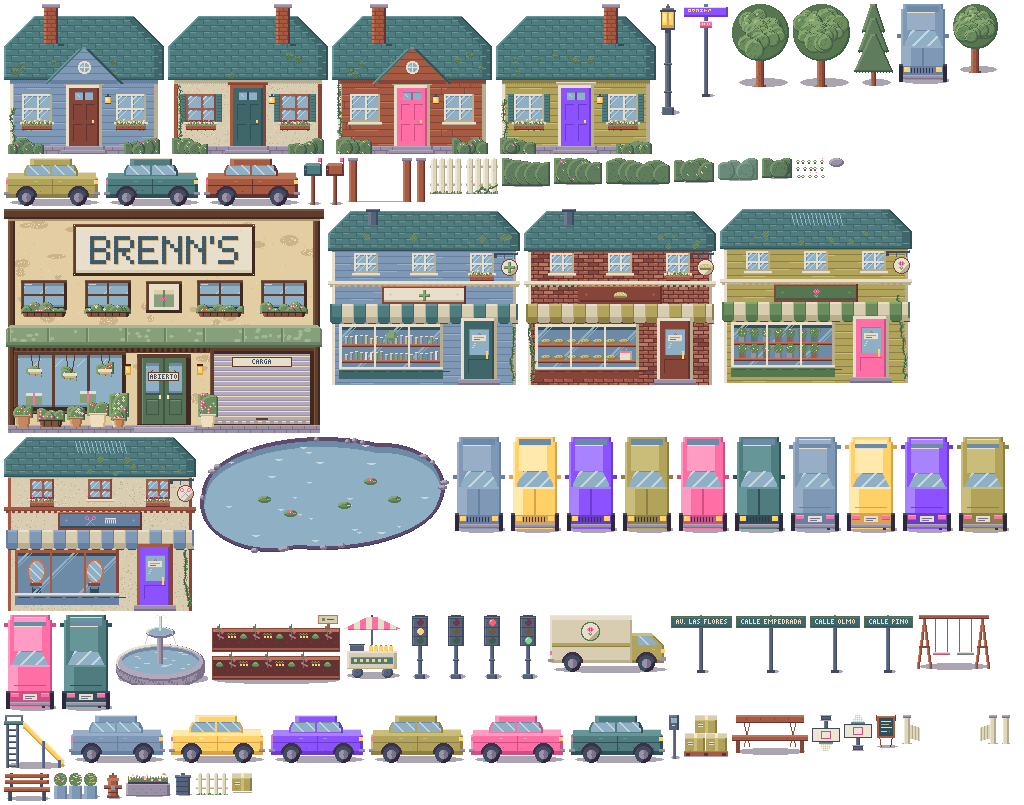
#> input picture Respaldos/_respaldo_salon_20261020/props_atlas.png, 1024 x 805 px, found by its file name
$ python generar_intro.py
#> lines starting #> are read from the running program, lines starting #| are printed output that depends on the picture
"""Arte de la intro y del menú principal de Delivery Brenn's.

Escribe en Assets/Sprits/Intro:
  - vineta_1..5.png: ilustraciones de 480x270 (en el juego se ven a x4, 1920x1080), armadas con los
    sprites del proyecto (fachada de Brenn's, casas y props del atlas residencial, clientas,
    repartidor y scooter) más algunos detalles pintados aquí (cielo, nubes, globos de pedido, caja
    rosa, teclas, monedas) con la paleta: rosa #FF6FA5, morado #8C52FF, dorado #FFD166, crema
    #FFF1D0 y el contorno #2A1F40.
  - menu_fondo.png: 480x270, cielo rosa pastel con nubes, arbustos con flores a los lados (Brenn's
    es una florería) y una franja de encaje abajo.
y en Assets/Sprits/UI:
  - boton_pastel_normal/presionado.png y boton_pastel_dorado_normal/presionado.png: pastillas de
    24x18 tipo "piedra" (crema o dorada, contorno morado), mismo tamaño que boton_pill_normal para que
    usen el mismo 9-slice.
Los .meta (Point, sin compresión, 9-slice) los pone ConstruirIntro / ConstruirMenuPrincipal en Unity.
Deja también intro_vista_previa.png (todo junto) aquí al lado.

Uso: python generar_intro.py
"""
import json
import math
import os
import random

from PIL import Image, ImageDraw, ImageFont

AQUI = os.path.dirname(os.path.abspath(__file__))
PROYECTO = os.environ.get('PROYECTO_UNITY', r'C:\Users\kangu\DeliveryBrenns')
SPRITS = os.path.join(PROYECTO, 'Assets', 'Sprits')
DESTINO = os.path.join(SPRITS, 'Intro')
DESTINO_UI = os.path.join(SPRITS, 'UI')
ATLAS = os.path.join(AQUI, '..', 'unity', 'residencial', 'props_atlas.png')
ATLAS_JSON = os.path.join(AQUI, '..', 'unity', 'residencial', 'props_atlas.json')
FUENTE = os.path.join(PROYECTO, 'Assets', 'Fonts', 'static', 'PixelifySans-SemiBold.ttf')

W, H = 480, 270
VISIBLE = 215         # el panel del texto tapa de y = 215 para abajo: lo importante va arriba

# ---- paleta ----
OSCURO = (0x2A, 0x1F, 0x40)
ROSA = (0xFF, 0x6F, 0xA5)
ROSA_OSC = (0xC2, 0x41, 0x7A)
VINO = (0xB0, 0x3A, 0x74)
ROSA_CLARO = (0xFF, 0xB3, 0xD1)
ROSA_PASTEL = (0xFF, 0xD6, 0xE6)
MORADO = (0x8C, 0x52, 0xFF)
MORADO_OSC = (0x5B, 0x34, 0xB0)
LAVANDA = (0xC9, 0xB2, 0xFF)
DORADO = (0xFF, 0xD1, 0x66)
DORADO_OSC = (0xE0, 0x9A, 0x3A)
CREMA = (0xFF, 0xF1, 0xD0)
CREMA_OSC = (0xEE, 0xDA, 0xB0)
BLANCO = (0xFF, 0xFF, 0xFF)
VERDE = (0x6E, 0xA8, 0x6A)
VERDE_OSC = (0x3F, 0x6E, 0x4A)
GRIS = (0xA8, 0x9F, 0xB8)
GRIS_OSC = (0x7E, 0x74, 0x94)
ASFALTO = (0x5A, 0x4E, 0x6E)


def rgba(c, a=255):
    return c + (a,)


# ============================================================ sprites del proyecto
_atlas = Image.open(ATLAS).convert('RGBA')
#> _atlas is the input picture: PIL image 1024x805 RGBA; mean R, G, B, A 75.8, 75.4, 73.5, 137.1
_props = {s.get('nombre', s.get('name')): s for s in json.load(open(ATLAS_JSON, encoding='utf-8'))['sprites']}
#> (reads Respaldos/_respaldo_lotes_20261020/pixel_town/props_atlas.json from the repository)


def prop(nombre):
    s = _props[nombre]
    return _atlas.crop((s['x'], s['y'], s['x'] + s['w'], s['y'] + s['h']))


def celda(ruta, x, y, w, h):
    return Image.open(os.path.join(SPRITS, ruta)).convert('RGBA').crop((x, y, x + w, y + h))


# [4 lines left out: function repartidor, not called in this run]


def clienta(n, col=0):
    return celda(rf'Personajes\Clientas\clienta_{n}.png', col * 56, 0, 56, 80)


def scooter_lado():
    return celda(r'Motos\scooter_naranja\scooter_naranja.png', 0, 160, 72, 80)


def icono_moto(nombre):
    return Image.open(os.path.join(SPRITS, 'Motos', nombre, nombre + '_icono.png')).convert('RGBA')


def ui(nombre):
    return Image.open(os.path.join(SPRITS, 'UI', nombre + '.png')).convert('RGBA')


def pegar(lienzo, img, x, y_pie, escala=1, centro=True):
    """Pega con el pie (borde de abajo) en y_pie; x es el centro si centro=True."""
    if escala != 1:
        img = img.resize((img.width * escala, img.height * escala), Image.NEAREST)
    x0 = int(x - img.width // 2) if centro else int(x)
    lienzo.alpha_composite(img, (x0, int(y_pie - img.height)))
    return img


def recortar_alfa(img):
    return img.crop(img.getbbox())


def sombra_pies(d, cx, y, ancho):
    d.ellipse((cx - ancho // 2, y - 2, cx + ancho // 2, y + 2), fill=rgba(OSCURO, 70))


# ============================================================ pintura
def degradado(lienzo, y0, y1, colores):
    """Franjas horizontales con un borde tramado (2 filas en damero), a lo pixel art."""
    d = ImageDraw.Draw(lienzo)
    n = len(colores)
    alto = (y1 - y0) / n
    for i, c in enumerate(colores):
        a, b = int(y0 + i * alto), int(y0 + (i + 1) * alto)
        d.rectangle((0, a, W, b), fill=rgba(c))
        if i + 1 < n:
            for yy in (b - 1, b):
                for xx in range(0, W, 2):
                    d.point((xx + (yy % 2), yy), fill=rgba(colores[i + 1]))


def nube(d, cx, cy, ancho, luz=BLANCO, base=CREMA, sombra=ROSA_PASTEL):
    """Nube de bultos con la panza plana; d es el ImageDraw del lienzo (se compone encima)."""
    lienzo = d._image
    capa = Image.new('RGBA', lienzo.size, (0, 0, 0, 0))
    _nube(ImageDraw.Draw(capa), cx, cy, ancho, luz, base, sombra)
    lienzo.alpha_composite(capa)


def _nube(d, cx, cy, ancho, luz, base, sombra):
    r = ancho // 5
    bultos = [(-2 * r, 0, r), (-r, -r // 2, int(r * 1.2)), (0, -r, int(r * 1.5)), (r, -r // 3, int(r * 1.2)), (2 * r, 0, r)]
    for dx, dy, rr in bultos:
        d.ellipse((cx + dx - rr, cy + dy - rr + 2, cx + dx + rr, cy + dy + rr + 2), fill=rgba(sombra))
    for dx, dy, rr in bultos:
        d.ellipse((cx + dx - rr, cy + dy - rr, cx + dx + rr, cy + dy + rr), fill=rgba(base))
    d.ellipse((cx - r * 2, cy - r - r // 2, cx, cy - r // 3), fill=rgba(luz))
    d.rectangle((cx - 3 * r, cy + 1, cx + 3 * r, cy + r + 3), fill=(0, 0, 0, 0))


# [126 lines left out: functions flor, arbusto_flores, encaje, globo_pedido, icono_regalo, icono_ramo and 5 more, not called in this run]


def suelo_calle(lienzo, y_banqueta, y_calle):
    d = ImageDraw.Draw(lienzo)
    d.rectangle((0, y_banqueta, W, y_calle), fill=rgba(GRIS))
    d.line([(0, y_banqueta), (W, y_banqueta)], fill=rgba(BLANCO))
    for x in range(0, W, 24):
        d.line([(x, y_banqueta + 1), (x, y_calle)], fill=rgba(GRIS_OSC))
    d.rectangle((0, y_calle, W, H), fill=rgba(ASFALTO))
    d.line([(0, y_calle), (W, y_calle)], fill=rgba(GRIS_OSC))
    for x in range(8, W, 40):
        d.rectangle((x, y_calle + 14, x + 18, y_calle + 15), fill=rgba(DORADO))


# ============================================================ viñetas
def vineta_1():
    """Brenn's al amanecer."""
    im = Image.new('RGBA', (W, H))
    degradado(im, 0, 200, [MORADO_OSC, MORADO, LAVANDA, ROSA_CLARO, ROSA_PASTEL, (0xFF, 0xE2, 0xB8), DORADO])
    d = ImageDraw.Draw(im)
    d.ellipse((370, 120, 450, 200), fill=rgba(DORADO))             # sol saliendo detrás de la tienda
    d.ellipse((380, 130, 440, 190), fill=rgba((0xFF, 0xE8, 0x9A)))
    nube(d, 70, 50, 70, BLANCO, ROSA_PASTEL, ROSA_CLARO)
    nube(d, 300, 32, 54, BLANCO, ROSA_PASTEL, ROSA_CLARO)
    nube(d, 430, 70, 46, BLANCO, ROSA_PASTEL, ROSA_CLARO)
    for x, y in ((20, 14), (160, 22), (240, 10), (350, 18), (460, 30)):
        d.point((x, y), fill=rgba(CREMA))
    suelo_calle(im, 210, 236)
    pegar(im, prop('arbol_grande'), 34, 212)
    pegar(im, prop('arbol_grande_b'), 448, 212)
    pegar(im, prop('empresa_brenns'), 240, 218)
    pegar(im, prop('cubetas_flores'), 62, 216)
    pegar(im, prop('jardinera_flores'), 420, 216)
    pegar(im, prop('farol'), 90, 216)
    return im


def vineta_2():
    """Calle residencial con globos de pedido sobre las casas."""
    im = Image.new('RGBA', (W, H))
    degradado(im, 0, 190, [LAVANDA, (0xD9, 0xC8, 0xFF), ROSA_PASTEL, (0xFF, 0xE6, 0xF0)])
    d = ImageDraw.Draw(im)
    nube(d, 90, 30, 60)
    nube(d, 380, 22, 70)
    pegar(im, prop('arbol_mediano'), 10, 195)
    pegar(im, prop('arbol_mediano'), 470, 195)
    suelo_calle(im, 193, 218)
    casas = ['casa_azul', 'casa_crema', 'casa_madera']
    puertas = [(80, 'regalo'), (240, 'ramo'), (400, 'regalo')]
    for i, nombre in enumerate(casas):
        pegar(im, prop(nombre), 80 + i * 160, 196)
    # clientas esperando en la banqueta, frente a cada puerta
    for i, (x, _) in enumerate(puertas):
        sombra_pies(d, x + 18, 210, 16)
        pegar(im, clienta((1, 4, 6)[i]), x + 18, 211)
    pegar(im, prop('buzon_teal'), 140, 204)
    pegar(im, prop('buzon_terracota'), 300, 204)
    # globos de pedido sobre los techos
    for i, (x, tipo) in enumerate(puertas):
        globo_pedido(im, x + (0, 6, -4)[i], 40 + (0, -6, 4)[i], icono_regalo() if tipo == 'regalo' else icono_ramo())
    return im


# [132 lines left out: functions vineta_3, vineta_4, vineta_5, menu_fondo, boton, not called in this run]


def main():
    os.makedirs(DESTINO, exist_ok=True)
    vinetas = [vineta_1(), vineta_2(), vineta_3(), vineta_4(), vineta_5()]
#> in vineta_1, `im = Image.new('RGBA', (W, H))`: im: PIL image 480x270 RGBA; every value is 0
#> in nube, `_nube(ImageDraw.Draw(capa), cx, cy, ancho, luz, base, sombra)`:
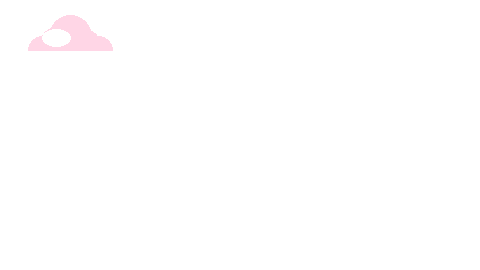
#> capa: PIL image 480x270 RGBA; mean R, G, B, A 3.8, 3.3, 3.5, 3.8; transparent parts drawn white
#> in pegar, `x0 = int(x - img.width // 2) if centro else int(x)`: x0 = 6
#> call 3 of prop, with nombre = 'empresa_brenns'
#> in prop (call 3), `return _atlas.crop((s['x'], s['y'], s['x'] + s['w'], s['y'] + s['h']))`:
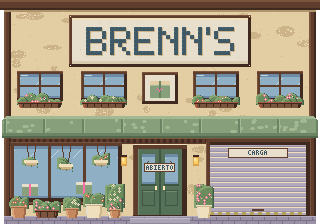
#> returned value: PIL image 320x224 RGBA; mean R, G, B, A 155.2, 148.8, 130.8, 249.2; transparent parts drawn white
#> call 3 of pegar, with x = 240, y_pie = 218, escala = 1, centro = True
#> in pegar (call 3), `x0 = int(x - img.width // 2) if centro else int(x)`: x0 = 80
#> in pegar (call 3), `lienzo.alpha_composite(img, (x0, int(y_pie - img.height)))`:
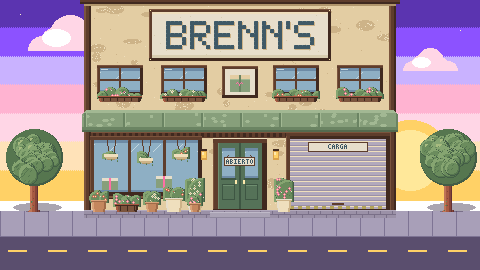
#> lienzo: PIL image 480x270 RGBA; mean R, G, B, A 159.3, 145.1, 148.1, 252.7; transparent parts drawn white
#> in prop (call 4), `return _atlas.crop((s['x'], s['y'], s['x'] + s['w'], s['y'] + s['h']))`: returned value: PIL image 46x26 RGBA; every value is 0
#> in prop (call 5), `return _atlas.crop((s['x'], s['y'], s['x'] + s['w'], s['y'] + s['h']))`: returned value: PIL image 45x24 RGBA; every value is 0
#> in prop (call 6), `return _atlas.crop((s['x'], s['y'], s['x'] + s['w'], s['y'] + s['h']))`:
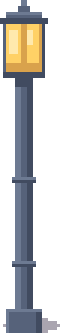
#> returned value: PIL image 20x111 RGBA (shown 3 times larger); mean R, G, B, A 47.7, 47.3, 46.8, 102.8; transparent parts drawn white
#> in prop (call 7), `return _atlas.crop((s['x'], s['y'], s['x'] + s['w'], s['y'] + s['h']))`:
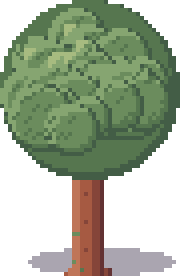
#> returned value: PIL image 45x69 RGBA (shown 4 times larger); mean R, G, B, A 64.4, 75.3, 54, 152.6; transparent parts drawn white
#> in vineta_2, `suelo_calle(im, 193, 218)`:
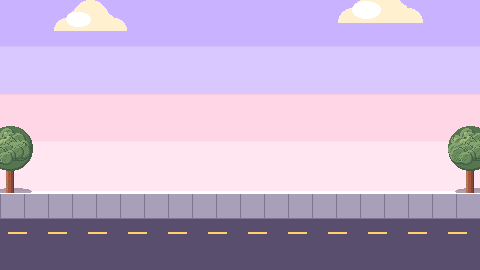
#> im: PIL image 480x270 RGBA; mean R, G, B, A 196.2, 175.6, 207.7, 253.2; transparent parts drawn white
#> the loop in vineta_2, `for i, nombre in enumerate(casas):` made 3 passes
#> x0 in pegar on passes 1 to 3: 0, 160, 320
#> after the loop in vineta_2, `for i, nombre in enumerate(casas):`:
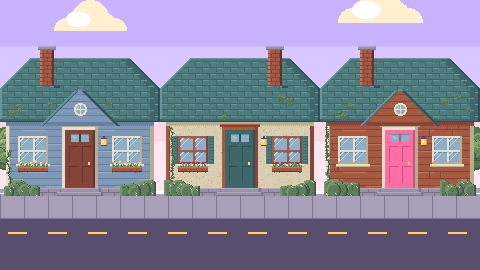
#> im: PIL image 480x270 RGBA; mean R, G, B, A 142.5, 137.4, 158.4, 254.9; transparent parts drawn white
    for i, v in enumerate(vinetas, 1):
        v.convert('RGB').save(os.path.join(DESTINO, f'vineta_{i}.png'))
    fondo = menu_fondo()
    fondo.convert('RGB').save(os.path.join(DESTINO, 'menu_fondo.png'))
    botones = {
        'boton_pastel_normal': boton(CREMA, CREMA_OSC, BLANCO, False),
        'boton_pastel_presionado': boton(CREMA, CREMA_OSC, BLANCO, True),
        'boton_pastel_dorado_normal': boton(DORADO, DORADO_OSC, (0xFF, 0xEC, 0xB0), False),
        'boton_pastel_dorado_presionado': boton(DORADO, DORADO_OSC, (0xFF, 0xEC, 0xB0), True),
    }
    for nombre, img in botones.items():
        img.save(os.path.join(DESTINO_UI, nombre + '.png'))

    # vista previa: todo junto a x2
    prev = Image.new('RGB', (W * 2 * 2 + 12, H * 2 * 3 + 24), OSCURO)
    for i, img in enumerate(vinetas + [fondo]):
        prev.paste(img.convert('RGB').resize((W * 2, H * 2), Image.NEAREST), ((i % 2) * (W * 2 + 12), (i // 2) * (H * 2 + 12)))
    prev.save(os.path.join(AQUI, 'intro_vista_previa.png'))
    print('Listo:', DESTINO, '+', ', '.join(botones))


if __name__ == '__main__':
#> (the run stopped early here; a loop or call above may not have finished)
